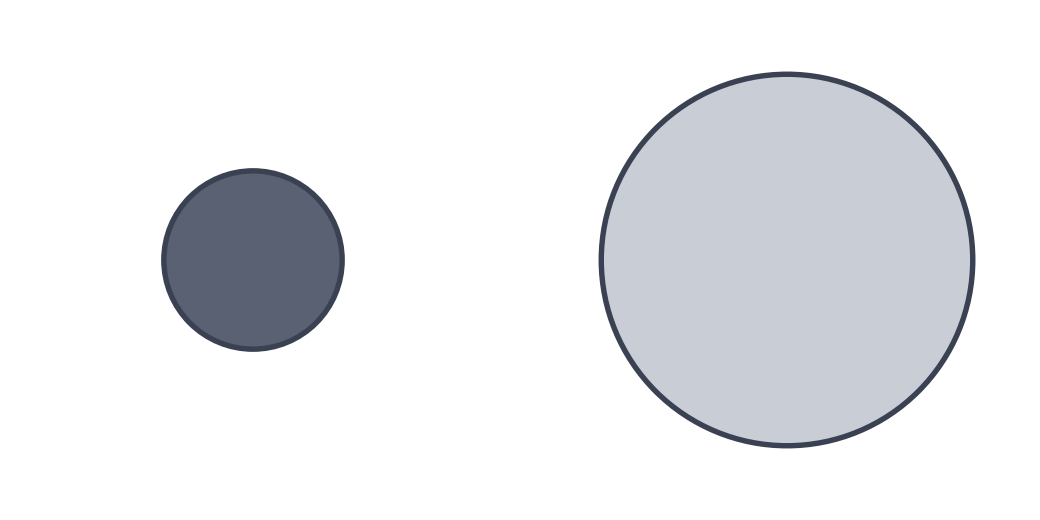
#> input picture Name_game_experiment/experiments/2026-08-04_stimulus_screen_step1/code/stimuli/screen/c_contr_size_AB.png, 1040 x 520 px, given in place of proto_AB.png, which was not available
$ python make_single_option_stimuli.py stimuli/screen/c_contr_size_AB.png
#> lines starting #> are read from the running program, lines starting #| are printed output that depends on the picture; after the words box and inside, x2 and y2 are one past the last pixel; in counts of white or black regions, pixels touching at a corner belong together
"""
Derive SINGLE-OPTION images from the existing side-by-side composites.

The six binary pairs (proto, nd2, inkblot, rot, noise, mirror) exist in this repo
only as one 1040x520 composite per variant, showing both options next to each
other. A label-free protocol has to show the two options as separate images, so
this script splits each composite into its two panels.

Method, per pair (read from the `_AB` composite, where the left panel is the
identity listed first in SETS):

  1. Find the single internal all-white column gap and split there. Every
     composite has exactly one, so the panel boundary is measured, not assumed
     at the midpoint (nd2's panels sit off-centre and would be clipped by a
     naive half-split).
  2. Crop each panel to its ink bounding box. This removes the ~14px x-offset
     difference between the left and right matplotlib axes, which would
     otherwise make the two singles differ in framing.
  3. Paste both onto a common square canvas sized from the LARGER of the two
     bounding boxes plus a margin, centred. Relative scale is preserved — the
     two options keep their true size difference, because rescaling each to fill
     its canvas would erase a real stimulus property (and manufacture a cue).

NON-DESTRUCTIVE: writes to stimuli/singles/, touches nothing existing.

Run:  python3 make_single_option_stimuli.py
      python3 make_single_option_stimuli.py --contact-sheet   # + gallery for eyeballing
"""
import os, sys
import numpy as np
from PIL import Image

HERE = os.path.dirname(os.path.abspath(__file__))
OUT = os.path.join(HERE, "stimuli", "singles")
MARGIN = 40          # px of white around the larger bbox
WHITE_CUTOFF = 245   # a pixel counts as ink if any channel is below this

# pair -> (subdir, identity in the LEFT panel of _AB, identity in the RIGHT panel)
SETS = {
    "proto":   ("visual",    "circle",  "square"),
    "nd2":     ("mountains", "p2a",     "p2b"),
    "inkblot": ("visual2",   "ib-A",    "ib-B"),
    "rot":     ("visual",    "blob",    "blob-rot90"),
    "noise":   ("visual2",   "noise-A", "noise-B"),
    "mirror":  ("visual",    "blob",    "blob-mirror"),
}


def ink_mask(arr):
    return arr.min(axis=2) < WHITE_CUTOFF
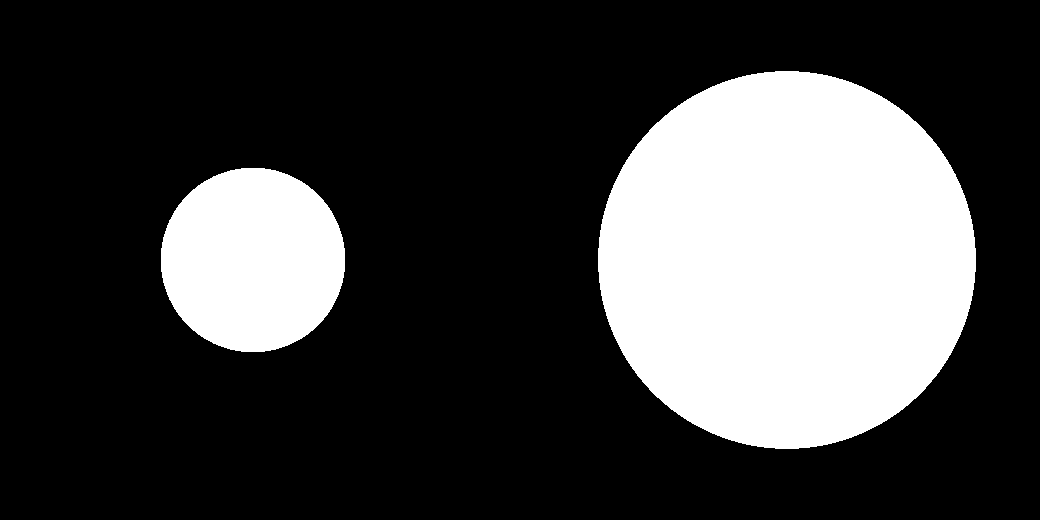
#> returned value: shape (520, 1040) bool; 25.7% white; 2 white regions, box (x1, y1, x2, y2) and area: (598, 71, 976, 449) 112132, (161, 168, 345, 352) 26760


def split_columns(arr):
    """Column index to split at: the middle of the one internal all-white gap."""
    ink = ink_mask(arr).any(axis=0)
    cols = np.where(ink)[0]
#> cols = 562 values from 161 to 975
    gaps = []
    prev = cols[0]
#> prev = 161
    for c in cols[1:]:
        if c - prev > 20:
            gaps.append((prev, c))
        prev = c
#> after the loop, gaps = [(344, 598)]
    if len(gaps) != 1:
        sys.exit(f"expected exactly one internal gap, found {len(gaps)}: {gaps}")
    lo, hi = gaps[0]
#> lo = 344; hi = 598
    return (lo + hi) // 2


def bbox(arr):
    m = ink_mask(arr)
    rows, cols = np.where(m)
    return cols.min(), rows.min(), cols.max() + 1, rows.max() + 1


def main():
    os.makedirs(OUT, exist_ok=True)
    made = []
    for pair, (sub, ident_left, ident_right) in SETS.items():
        path = os.path.join(HERE, "stimuli", sub, f"{pair}_AB.png")
        im = Image.open(path).convert("RGB")
        arr = np.array(im)
        cut = split_columns(arr)
#> cut = 471

        panels = []
        for x0, x1, identity in ((0, cut, ident_left), (cut, im.width, ident_right)):
            sub_arr = arr[:, x0:x1]
            bx0, by0, bx1, by1 = bbox(sub_arr)
            panels.append((im.crop((x0 + bx0, by0, x0 + bx1, by1)), identity))
#> this loop made 2 passes
#> (x0, x1, identity, bx0, by0, bx1, by1) on passes 1 to 2: (0, 471, 'circle', 161, 168, 345, 352), (471, 1040, 'square', 127, 71, 505, 449)
#> pass 1, in main, `sub_arr = arr[:, x0:x1]`:
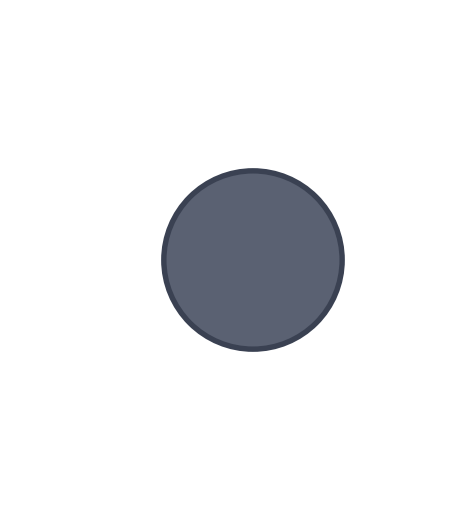
#> sub_arr: shape (520, 471, 3); mean R, G, B 236.7, 237.5, 239.3
#> pass 1, in bbox, `m = ink_mask(arr)`:
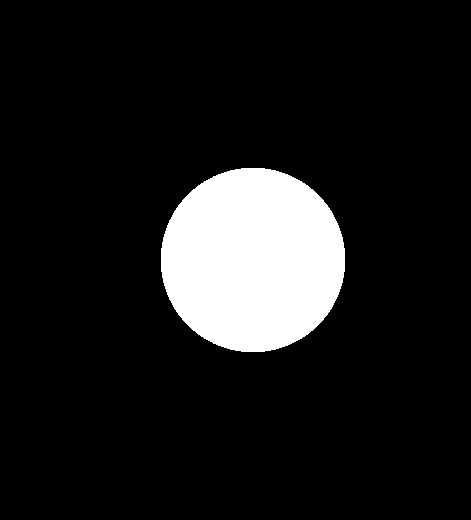
#> m: shape (520, 471) bool; 10.9% white; 1 white region, box (x1, y1, x2, y2) and area: (161, 168, 345, 352) 26760
#> pass 2, in main, `sub_arr = arr[:, x0:x1]`:
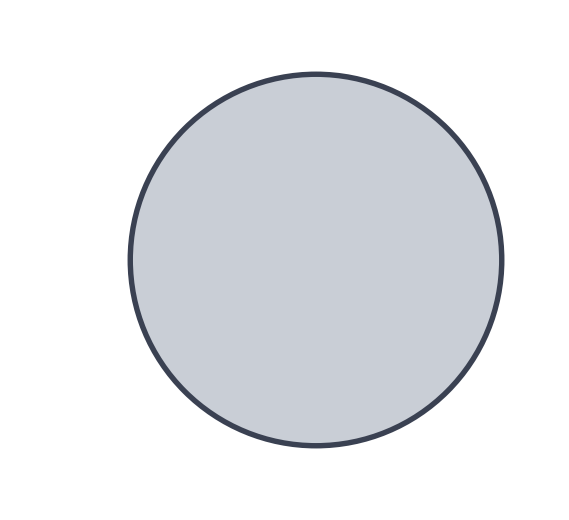
#> sub_arr: shape (520, 569, 3); mean R, G, B 231.6, 233.5, 236.7
#> pass 2, in bbox (call 2), `m = ink_mask(arr)`:
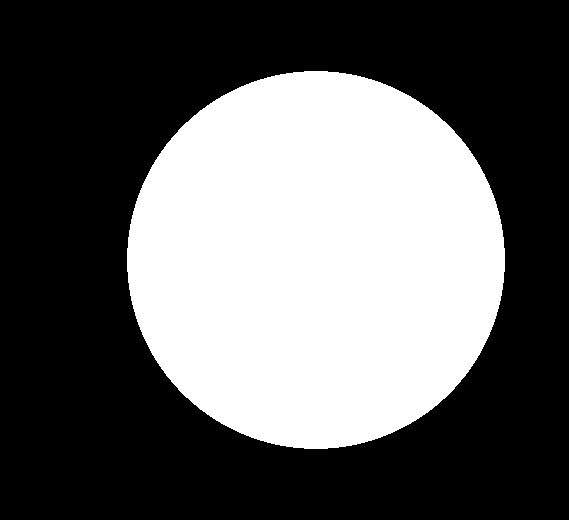
#> m: shape (520, 569) bool; 37.9% white; 1 white region, box (x1, y1, x2, y2) and area: (127, 71, 505, 449) 112132
#> after the loop, panels = 2 items

        # common canvas from the larger bbox — preserves relative scale
        side = max(max(p.width, p.height) for p, _ in panels) + 2 * MARGIN
#> side = 458
        for crop, identity in panels:
            canvas = Image.new("RGB", (side, side), "white")
            canvas.paste(crop, ((side - crop.width) // 2, (side - crop.height) // 2))
            fn = os.path.join(OUT, f"{pair}__{identity}.png")
            canvas.save(fn)
            made.append((pair, identity, crop.size, canvas.size))
#> this loop made 2 passes
#> identity on passes 1 to 2: 'circle', 'square'
#> pass 1, in main, `canvas.save(fn)`:
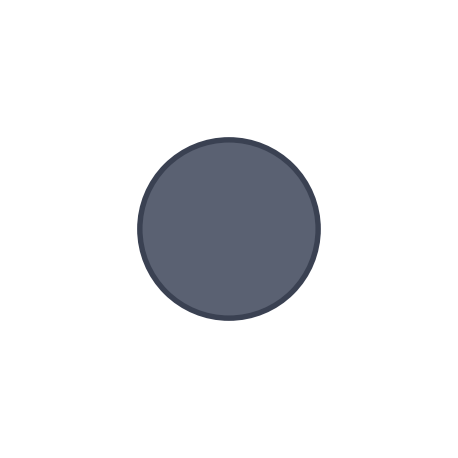
#> saved as proto__circle.png: PIL image 458x458 RGB; mean R, G, B 233.7, 234.6, 236.7
#> pass 2, in main, `canvas.save(fn)`:
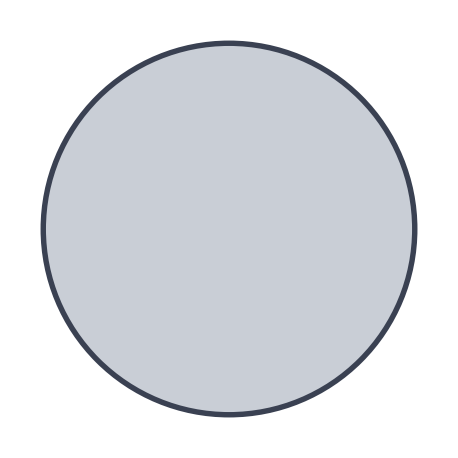
#> saved as proto__square.png: PIL image 458x458 RGB; mean R, G, B 222, 224.7, 229.2
#> after the loop, made = [('proto', 'circle', (184, 184), (458, 458)), ('proto', 'square', (378, 378), (458, 458))]
        print(f"{pair:8} split@{cut:4}  canvas {side}x{side}  "
              f"{panels[0][1]} {panels[0][0].size} / {panels[1][1]} {panels[1][0].size}")
#| proto    split@ 471  canvas 458x458  circle (184, 184) / square (378, 378)

    if "--contact-sheet" in sys.argv:
        cell = 240
        rows = len(SETS)
        sheet = Image.new("RGB", (cell * 2 + 30, cell * rows + 30), "white")
        for r, pair in enumerate(SETS):
            for c, identity in enumerate(SETS[pair][1:]):
                im = Image.open(os.path.join(OUT, f"{pair}__{identity}.png"))
                im.thumbnail((cell - 20, cell - 20))
                sheet.paste(im, (10 + c * cell + (cell - 20 - im.width) // 2,
                                 10 + r * cell + (cell - 20 - im.height) // 2))
        sheet.save(os.path.join(OUT, "_contact_sheet.png"))
        print(f"\ncontact sheet -> {os.path.join(OUT, '_contact_sheet.png')}")

    print(f"\nwrote {len(made)} single-option images to {OUT}")


if __name__ == "__main__":
#> (the run stopped early here; a loop or call above may not have finished)
